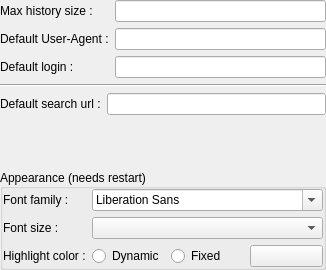
<?xml version="1.0" encoding="UTF-8"?>
<ui version="4.0">
 <class>QQGeneralSettings</class>
 <widget class="QWidget" name="QQGeneralSettings">
  <property name="geometry">
   <rect>
    <x>0</x>
    <y>0</y>
    <width>295</width>
    <height>270</height>
   </rect>
  </property>
  <property name="windowTitle">
   <string>Form</string>
  </property>
  <layout class="QVBoxLayout" name="verticalLayout">
   <property name="leftMargin">
    <number>0</number>
   </property>
   <property name="topMargin">
    <number>0</number>
   </property>
   <property name="rightMargin">
    <number>0</number>
   </property>
   <property name="bottomMargin">
    <number>0</number>
   </property>
   <item>
    <widget class="QWidget" name="genGroupP" native="true">
     <property name="sizePolicy">
      <sizepolicy hsizetype="Preferred" vsizetype="Minimum">
       <horstretch>0</horstretch>
       <verstretch>0</verstretch>
      </sizepolicy>
     </property>
     <layout class="QFormLayout" name="formLayout_2">
      <property name="horizontalSpacing">
       <number>6</number>
      </property>
      <property name="leftMargin">
       <number>0</number>
      </property>
      <property name="topMargin">
       <number>0</number>
      </property>
      <property name="rightMargin">
       <number>0</number>
      </property>
      <property name="bottomMargin">
       <number>0</number>
      </property>
      <item row="0" column="0">
       <widget class="QLabel" name="labelMaxHistorySize">
        <property name="text">
         <string>Max history size :</string>
        </property>
       </widget>
      </item>
      <item row="0" column="1">
       <widget class="QLineEdit" name="maxHistLineEdit"/>
      </item>
      <item row="1" column="0">
       <widget class="QLabel" name="labelDefaultUA">
        <property name="text">
         <string>Default User-Agent :</string>
        </property>
       </widget>
      </item>
      <item row="1" column="1">
       <widget class="QLineEdit" name="defaultUALlineEdit"/>
      </item>
      <item row="2" column="1">
       <widget class="QLineEdit" name="defaultLoginLineEdit"/>
      </item>
      <item row="2" column="0">
       <widget class="QLabel" name="labelDefaultLogin">
        <property name="text">
         <string>Default login :</string>
        </property>
       </widget>
      </item>
     </layout>
    </widget>
   </item>
   <item>
    <widget class="Line" name="line">
     <property name="orientation">
      <enum>Qt::Horizontal</enum>
     </property>
    </widget>
   </item>
   <item>
    <widget class="QWidget" name="widget" native="true">
     <layout class="QFormLayout" name="formLayout_3">
      <property name="leftMargin">
       <number>0</number>
      </property>
      <property name="topMargin">
       <number>0</number>
      </property>
      <property name="rightMargin">
       <number>0</number>
      </property>
      <property name="bottomMargin">
       <number>0</number>
      </property>
      <item row="0" column="0">
       <widget class="QLabel" name="labelSearchUrl">
        <property name="text">
         <string>Default search url :</string>
        </property>
       </widget>
      </item>
      <item row="0" column="1">
       <widget class="QLineEdit" name="defaultWebSearchUrlLineEdit"/>
      </item>
     </layout>
    </widget>
   </item>
   <item>
    <spacer name="verticalSpacer">
     <property name="orientation">
      <enum>Qt::Vertical</enum>
     </property>
     <property name="sizeHint" stdset="0">
      <size>
       <width>20</width>
       <height>40</height>
      </size>
     </property>
    </spacer>
   </item>
   <item>
    <widget class="QGroupBox" name="appGroupB">
     <property name="sizePolicy">
      <sizepolicy hsizetype="Preferred" vsizetype="Minimum">
       <horstretch>0</horstretch>
       <verstretch>0</verstretch>
      </sizepolicy>
     </property>
     <property name="title">
      <string>Appearance (needs restart)</string>
     </property>
     <property name="alignment">
      <set>Qt::AlignLeading|Qt::AlignLeft|Qt::AlignVCenter</set>
     </property>
     <layout class="QFormLayout" name="formLayout">
      <property name="leftMargin">
       <number>0</number>
      </property>
      <property name="topMargin">
       <number>0</number>
      </property>
      <property name="rightMargin">
       <number>0</number>
      </property>
      <property name="bottomMargin">
       <number>0</number>
      </property>
      <item row="0" column="0">
       <widget class="QLabel" name="labelFontFam">
        <property name="text">
         <string>Font family :</string>
        </property>
       </widget>
      </item>
      <item row="0" column="1">
       <widget class="QFontComboBox" name="fontFamComboB"/>
      </item>
      <item row="1" column="0">
       <widget class="QLabel" name="labelFontSize">
        <property name="text">
         <string>Font size :</string>
        </property>
       </widget>
      </item>
      <item row="1" column="1">
       <widget class="QComboBox" name="fontSizeComboB"/>
      </item>
      <item row="2" column="0">
       <widget class="QLabel" name="label">
        <property name="text">
         <string>Highlight color :</string>
        </property>
       </widget>
      </item>
      <item row="2" column="1">
       <widget class="QWidget" name="widget_2" native="true">
        <layout class="QHBoxLayout" name="horizontalLayout">
         <property name="leftMargin">
          <number>0</number>
         </property>
         <property name="topMargin">
          <number>0</number>
         </property>
         <property name="rightMargin">
          <number>0</number>
         </property>
         <property name="bottomMargin">
          <number>0</number>
         </property>
         <item>
          <widget class="QRadioButton" name="dynamicHighLightColorRB">
           <property name="text">
            <string>Dynamic</string>
           </property>
          </widget>
         </item>
         <item>
          <widget class="QRadioButton" name="fixedHighLightColorRB">
           <property name="text">
            <string>Fixed</string>
           </property>
          </widget>
         </item>
         <item>
          <widget class="QPushButton" name="colorChooserRB">
           <property name="text">
            <string/>
           </property>
          </widget>
         </item>
        </layout>
       </widget>
      </item>
     </layout>
    </widget>
   </item>
  </layout>
 </widget>
 <resources/>
 <connections/>
</ui>
